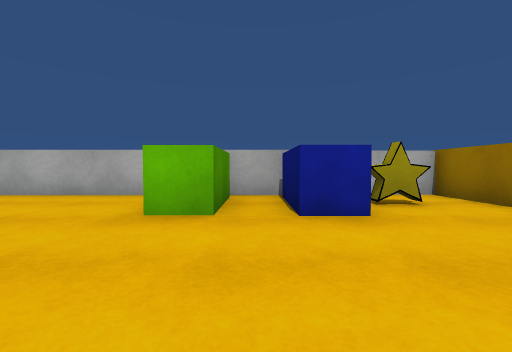
[1] (above)

16 first-person views from a walk through a scene from a Unity 3-D project. The camera is 0.62 m above the floor, tilts 2° down and sees 90° across. The floor is counted in squares, 1 m on a side. Each view is taken from the middle of a square. On the plan, view 1 faces up. The plan holds only what a view shows up to about 9 squares ahead; the rest is blank. The place goes on beyond the plan. The player is left out. Surface patterns are stand-ins for the level's own textures.

[2]
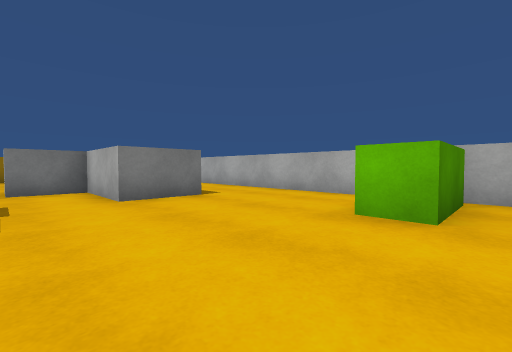

[3]
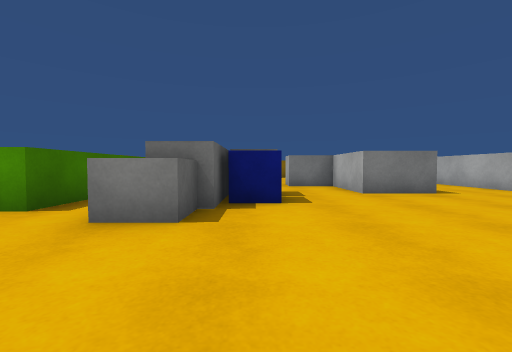

[4]
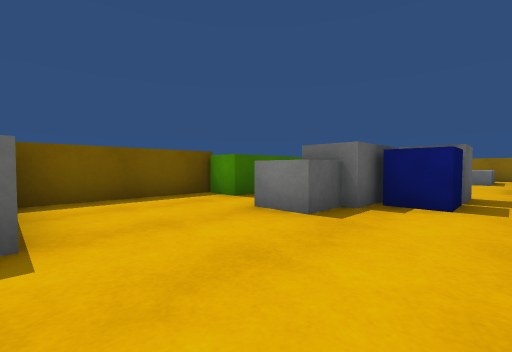

[5]
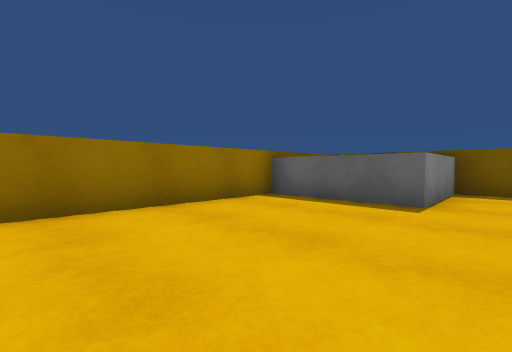

[6]
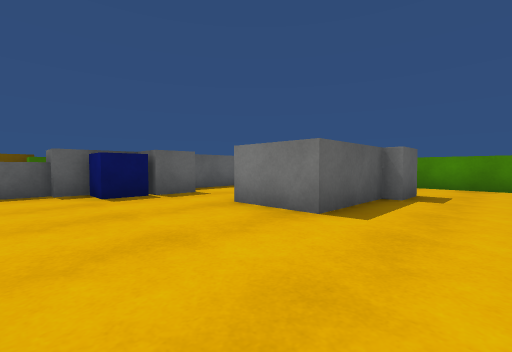

[7]
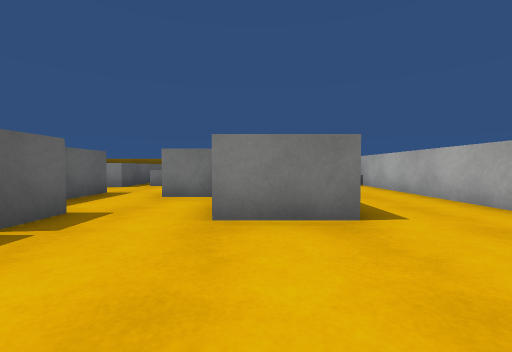

[8]
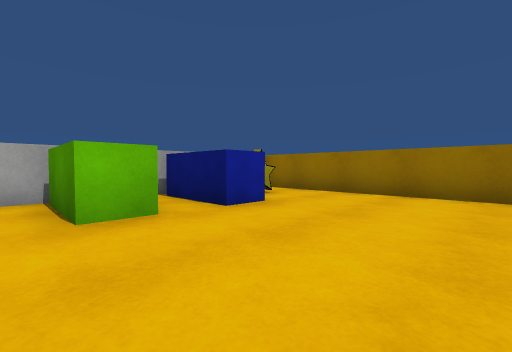

[9]
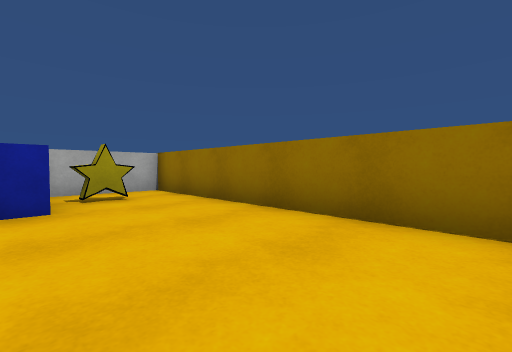

[10]
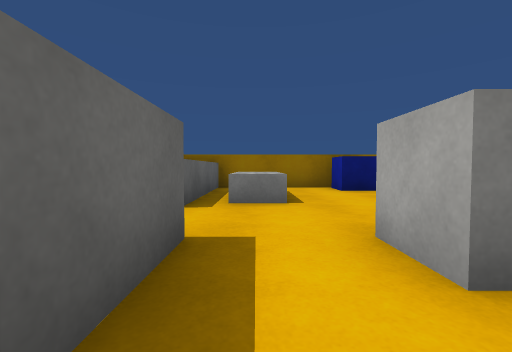

[11]
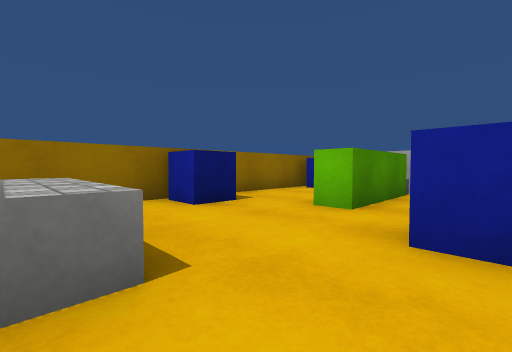

[12]
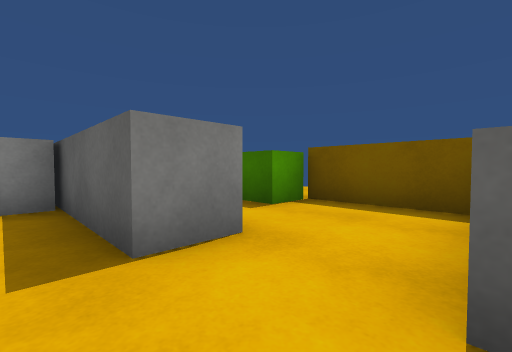

[13]
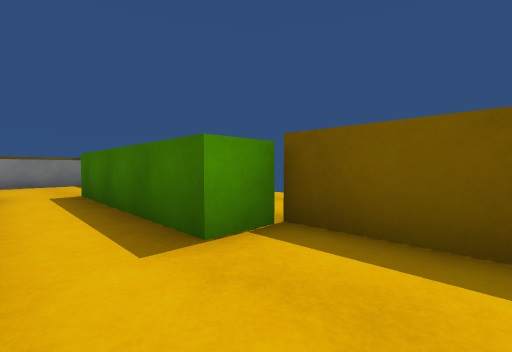

[14]
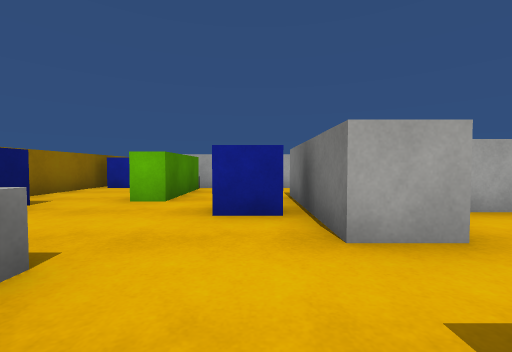

[15]
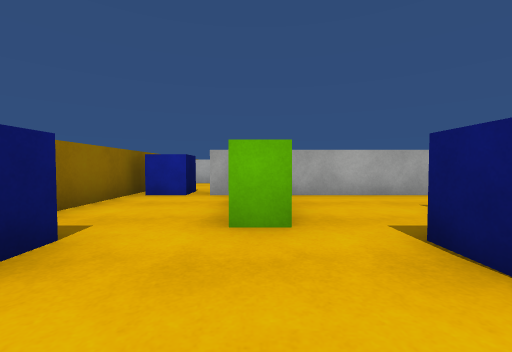

[16]
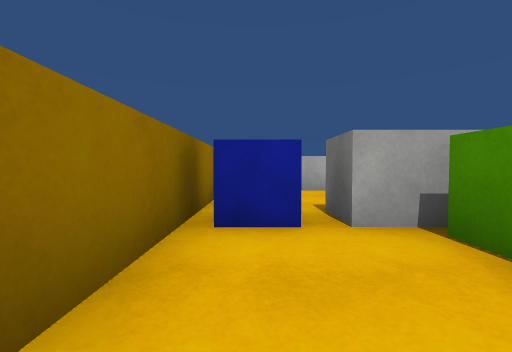

### Floor plan
Key: @ floor where view 1 was taken; # wall or solid block; . floor; ^ raised ledge; B green block; L blue block; S star; C block; U cube; E blue cube.
Columns run from 14 left of view 1 to 4 right of it. Each row starts with its distance up from view 1.
  7 ###
  6 #E#################
  5 #..#.........B.L..#
  4 #..#.........B.LS.#
  3 #..#..#CCC.....L..#
  2 #E...E#CCC........#
  1 #E...E#...........#
  0 #.............@...#
 -1 #.CC.....UE.......#
 -2 #^^^^.######U.....#
 -3     ^.......U..^^^#
 -4     ^..#####...^
 -5     ^..#   #...^
 -6      ###   ####

Where each view was taken, in squares from view 1:
view 1: 0 up, 0 right, facing up
view 2: 0 up, 0 right, facing up-left
view 3: 1 down, 1 right, facing left
view 4: 0 up, 1 right, facing down-left
view 5: 2 up, 0 right, facing down-right
view 6: 5 up, 2 left, facing down-left
view 7: 2 up, 2 left, facing left
view 8: 0 up, 2 left, facing up-right
view 9: 1 down, 1 right, facing up-right
view 10: 1 down, 6 left, facing left
view 11: 1 down, 9 left, facing up-left
view 12: 1 down, 10 left, facing down-right
view 13: 3 down, 9 left, facing down-right
view 14: 2 down, 9 left, facing up
view 15: 0 up, 11 left, facing up
view 16: 3 up, 13 left, facing up
